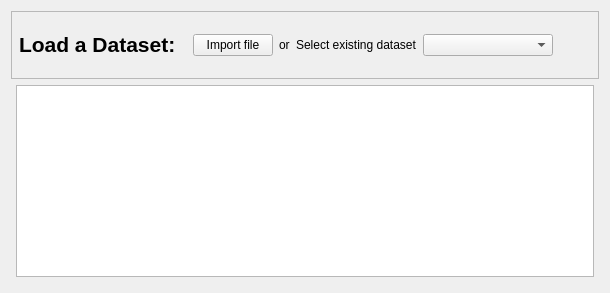
      <widget class="QWidget" name="dataset_load_tab">
       <attribute name="title">
        <string>Dataset Load</string>
       </attribute>
       <layout class="QGridLayout" name="gridLayout_11">
        <item row="0" column="0">
         <widget class="QFrame" name="frame_2">
          <property name="sizePolicy">
           <sizepolicy hsizetype="Preferred" vsizetype="Fixed">
            <horstretch>0</horstretch>
            <verstretch>0</verstretch>
           </sizepolicy>
          </property>
          <property name="minimumSize">
           <size>
            <width>120</width>
            <height>0</height>
           </size>
          </property>
          <property name="maximumSize">
           <size>
            <width>16777215</width>
            <height>73</height>
           </size>
          </property>
          <property name="frameShape">
           <enum>QFrame::StyledPanel</enum>
          </property>
          <property name="frameShadow">
           <enum>QFrame::Raised</enum>
          </property>
          <layout class="QGridLayout" name="gridLayout_17">
           <property name="leftMargin">
            <number>5</number>
           </property>
           <property name="rightMargin">
            <number>5</number>
           </property>
           <item row="0" column="0">
            <layout class="QHBoxLayout" name="horizontalLayout_7"/>
           </item>
           <item row="1" column="0">
            <layout class="QHBoxLayout" name="horizontalLayout_46">
             <property name="leftMargin">
              <number>2</number>
             </property>
             <item>
              <widget class="QLabel" name="label_53">
               <property name="sizePolicy">
                <sizepolicy hsizetype="Fixed" vsizetype="Fixed">
                 <horstretch>0</horstretch>
                 <verstretch>0</verstretch>
                </sizepolicy>
               </property>
               <property name="font">
                <font>
                 <pointsize>16</pointsize>
                 <weight>75</weight>
                 <bold>true</bold>
                </font>
               </property>
               <property name="text">
                <string>Load a Dataset: </string>
               </property>
              </widget>
             </item>
             <item>
              <spacer name="horizontalSpacer_6">
               <property name="orientation">
                <enum>Qt::Horizontal</enum>
               </property>
               <property name="sizeType">
                <enum>QSizePolicy::Fixed</enum>
               </property>
               <property name="sizeHint" stdset="0">
                <size>
                 <width>5</width>
                 <height>13</height>
                </size>
               </property>
              </spacer>
             </item>
             <item>
              <widget class="QPushButton" name="load_file_pushButton">
               <property name="sizePolicy">
                <sizepolicy hsizetype="Fixed" vsizetype="Fixed">
                 <horstretch>0</horstretch>
                 <verstretch>0</verstretch>
                </sizepolicy>
               </property>
               <property name="text">
                <string>Import file</string>
               </property>
              </widget>
             </item>
             <item>
              <widget class="QLabel" name="label_54">
               <property name="sizePolicy">
                <sizepolicy hsizetype="Fixed" vsizetype="Fixed">
                 <horstretch>0</horstretch>
                 <verstretch>0</verstretch>
                </sizepolicy>
               </property>
               <property name="text">
                <string>or</string>
               </property>
              </widget>
             </item>
             <item>
              <widget class="QLabel" name="label_42">
               <property name="sizePolicy">
                <sizepolicy hsizetype="Fixed" vsizetype="Fixed">
                 <horstretch>0</horstretch>
                 <verstretch>0</verstretch>
                </sizepolicy>
               </property>
               <property name="text">
                <string>Select existing dataset</string>
               </property>
              </widget>
             </item>
             <item>
              <widget class="QComboBox" name="example_dataset_comboBox">
               <property name="sizePolicy">
                <sizepolicy hsizetype="Preferred" vsizetype="Fixed">
                 <horstretch>0</horstretch>
                 <verstretch>0</verstretch>
                </sizepolicy>
               </property>
               <property name="minimumSize">
                <size>
                 <width>130</width>
                 <height>0</height>
                </size>
               </property>
               <property name="maximumSize">
                <size>
                 <width>200</width>
                 <height>16777215</height>
                </size>
               </property>
              </widget>
             </item>
             <item>
              <spacer name="horizontalSpacer_8">
               <property name="orientation">
                <enum>Qt::Horizontal</enum>
               </property>
               <property name="sizeType">
                <enum>QSizePolicy::Expanding</enum>
               </property>
               <property name="sizeHint" stdset="0">
                <size>
                 <width>40</width>
                 <height>48</height>
                </size>
               </property>
              </spacer>
             </item>
            </layout>
           </item>
          </layout>
         </widget>
        </item>
        <item row="1" column="0">
         <layout class="QVBoxLayout" name="verticalLayout_22">
          <property name="leftMargin">
           <number>5</number>
          </property>
          <property name="rightMargin">
           <number>5</number>
          </property>
          <property name="bottomMargin">
           <number>5</number>
          </property>
          <item>
           <widget class="QTableWidget_with_spinner" name="dataset_tableWidget">
            <property name="toolTip">
             <string extracomment="&quot;njfsdgfhsdf&quot;"/>
            </property>
            <property name="toolTipDuration">
             <number>30000</number>
            </property>
            <property name="editTriggers">
             <set>QAbstractItemView::NoEditTriggers</set>
            </property>
           </widget>
          </item>
         </layout>
        </item>
       </layout>
      </widget>
